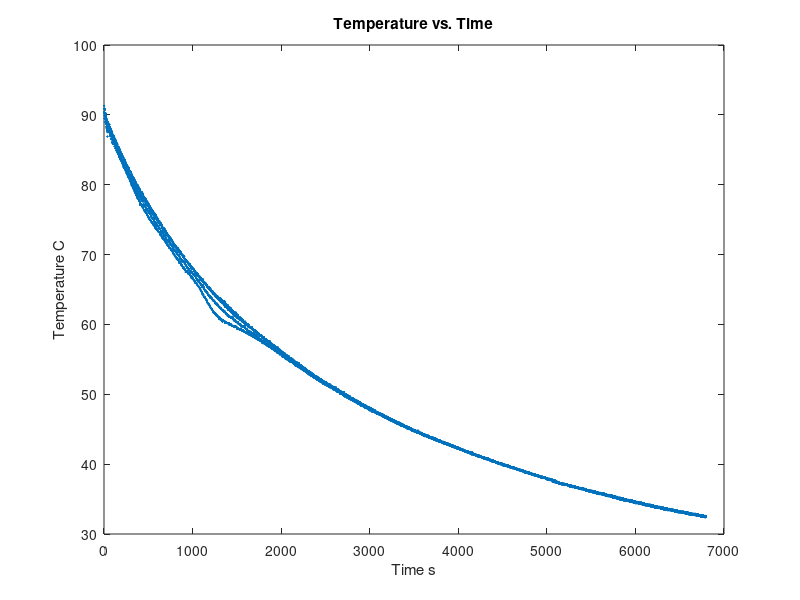

The MATLAB script that drew this image: (Note: this script raises an error after producing the figure.)
%HANWEN ZHAO
%MEID:650-703
%% MCEN 3030 PROJECT3
clc
close all
clear all
%NEWTON'S LAW OF COOLING
data = load('cooling.txt'); % load data from txt file
T = [data(:,2); data(:,3); data(:,4); data(:,5)]; % rearrange data
t = [data(:,1); data(:,1); data(:,1); data(:,1)]; % create a single corresponding time vector
plot(t,T,'*','markersize',1); % plot tghe data points
xlabel('Time s')
ylabel('Temperature C')
title('Temperature vs. Time')
hold on
height = 0.16; % the height of glass
width = 0.07; % the width of the glass
A = pi * (width/2)^2; % calcultate the surface area
vol = A * height; % calculte the volume of the glass
rho = 1000; % water density kg/m^3
c = 4186; % water heat capacity kj/kg*celsius
m = rho * vol; % calculate the mass of water
%% Problem 1
% The equation from heat transfer
% qdot = -h*A*(T-T0)
% qdot = m*c(dT/dt)
% rewrite the eqn and take integral
% ln(T-T0) = -tau*t+C
% tau = (h*A/m*c)
% linearize the eqn
% Y = a1*x + a0
% a0 = log(T-TO);
% a1 = -tau = -(h*A)/(m*c);
syms h T0
Ti = 26.5; % temperature of surrounding
X = t; % set up the linear eqn
Y = log(T-Ti); 
nx = length(X);
ny = length(Y);
Sx = sum(X); % linear lease-squares regression 
Sy = sum(Y);
Sxy = sum(X.*Y);
Sxx = sum(X.^2);
a1 = (nx*Sxy-Sx*Sy)/(nx*Sxx-Sx^2); % calculate a1
a0 = (Sxx*Sy-Sxy*Sx)/(nx*Sxx-Sx^2); % calculate a0
h = double(vpasolve(a1 == -((h*A)/(m*c)), h)); % calculate the value of h
T0 = double(vpasolve(a0 == log(T0 - Ti),T0)); % calculate the initial temperature
fprintf('The coefficients of linear equation are a1 = %4.6f, a0 = %4.6f.\n',a1,a0)
fprintf('The calculated coefficient h is %4.6f, the initial temperature T0 is %4.6f.\n',h,T0)
%% Problem 2
% rewrite our equation
t2 = 1:5*60*60; % time for 5 hours
tau = (h*A)/(m*c); % calculate tau
T2 = exp(-tau*t2+a0)+Ti; % calculate temp regreting to the eqn we have
plot(t2,T2) % plot data
t3 = 10000;
T3 = double(exp(-tau*t3+a0)+Ti); % calculate temp at t = 10000s
fprintf('The estimate temperature at 10000s is %4.6f.\n',T3)
%% Problem 3
t4 = t(1:25); % obtain first 25 data
T4 = (T(1:25))';
Xint = 1.5; % the time to be interpolated
n = length(t4);
for i = 1:n % calculte the product terms Li
    L(i) = 1;
    for j = 1:n
        if j ~= i
            L(i) = L(i)*(Xint-t4(j))/(t4(i)-t4(j));
        end
    end
end
lagrange = double(sum(T4.*L)); % calculate the temp via Lagrange interpolating ploynomial
fprintf('The predict temperature at t=1.5s via Lagrange interpolating polynomial is %4.6f.\n',lagrange)
fprintf('The prediction is not working because the temperate at t=1 is 89.5, at t=2 is 90.4.\n')
fprintf('The main reason of the method failure is that we have very noisy data at first 25 data points.\n')
fprintf('The polynomial is trying to fit all the nosiy data at interger time instant, thus it gave us a extreme high value at t=1.5s.\n')
fprintf('However the Nwtons polynimial will give us the similar high value due to the same reason.\n')
fprintf('The linear spline interpolation should give us a reasonable value since it only use two points to calculate.\n')
